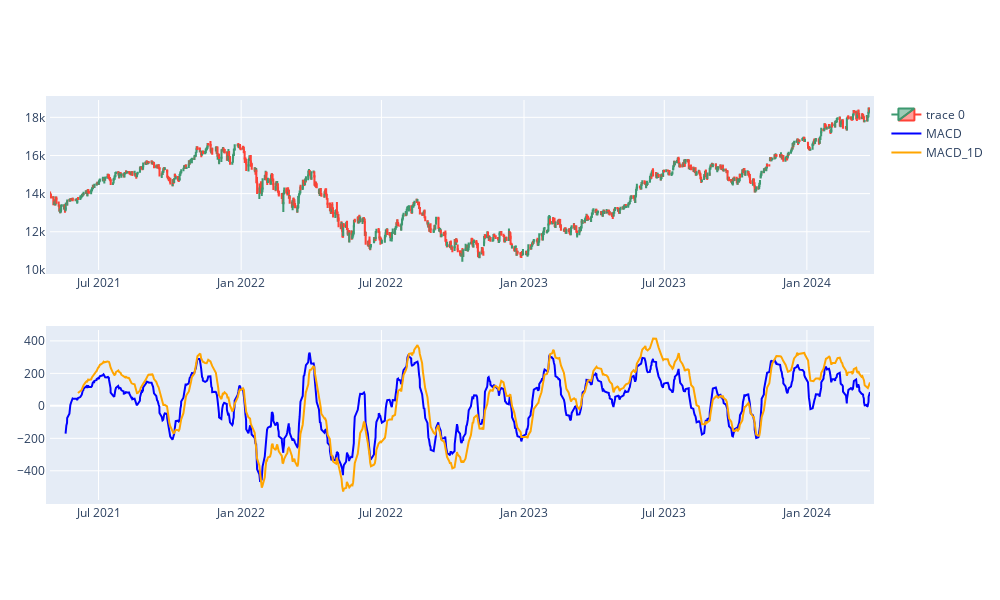

The notebook cell this image was saved under:
### Code cell
import plotly.graph_objects as go
from plotly.subplots import make_subplots
from datetime import datetime

dfpl = df_4h.copy()

# Create a subplot with 2 rows and 1 column
fig = make_subplots(rows=2, cols=1)

# Add candlestick plot to the first row of the subplot
fig.add_trace(go.Candlestick(x=dfpl.index,
                open=dfpl['Open'],
                high=dfpl['High'],
                low=dfpl['Low'],
                close=dfpl['Close']), row=1, col=1)

# Add MACD plots to the second row of the subplot
fig.add_trace(go.Scatter(x=dfpl.index, y=dfpl['MACD'], mode='lines', name='MACD', line=dict(color='blue')), row=2, col=1)


# Add MACD plots to the second row of the subplot
fig.add_trace(go.Scatter(x=dfpl.index, y=dfpl['MACD_1D'], mode='lines', name='MACD_1D', line=dict(color='orange')), row=2, col=1)


fig.update_xaxes(rangeslider_visible=False)
fig.update_layout(autosize=False, width=1000, height=600,margin=dict(l=50,r=50,b=100,t=100,pad=4), paper_bgcolor="white")

fig.show()

### Figure 1 — Plotly figure (JSON) as saved in the notebook; plotly's stock layout.template omitted (floating-point values rounded to 4 significant figures; data arrays with more than 128 entries replaced by an {"elided": "..."} marker saying what was removed)
{"data": [{"close": {"elided": "1271 float values"}, "high": {"elided": "1271 float values"}, "low": {"elided": "1271 float values"}, "open": {"elided": "1271 float values"}, "type": "candlestick", "x": {"elided": "1271 str values"}, "xaxis": "x", "yaxis": "y"}, {"line": {"color": "blue"}, "mode": "lines", "name": "MACD", "type": "scatter", "x": {"elided": "1271 str values"}, "xaxis": "x2", "y": {"elided": "1271 float values"}, "yaxis": "y2"}, {"line": {"color": "orange"}, "mode": "lines", "name": "MACD_1D", "type": "scatter", "x": {"elided": "1271 str values"}, "xaxis": "x2", "y": {"elided": "1271 float values"}, "yaxis": "y2"}], "layout": {"autosize": false, "height": 600, "margin": {"b": 100, "l": 50, "pad": 4, "r": 50, "t": 100}, "paper_bgcolor": "white", "width": 1000, "xaxis": {"anchor": "y", "domain": [0, 1], "rangeslider": {"visible": false}}, "xaxis2": {"anchor": "y2", "domain": [0, 1], "rangeslider": {"visible": false}}, "yaxis": {"anchor": "x", "domain": [0.575, 1]}, "yaxis2": {"anchor": "x2", "domain": [0, 0.425]}}}
